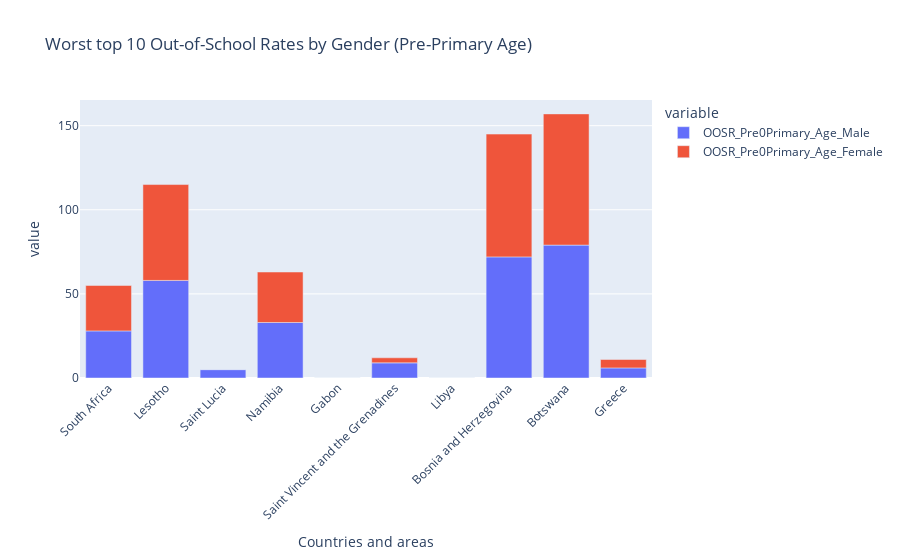

Write notebook code for a chart like this one.
### Code cell
#top 10 out of school rates by countries with the worst unemplyment rates

fig = px.bar(df.sort_values(by='Unemployment_Rate',ascending=False).head(10), x='Countries and areas', y=['OOSR_Pre0Primary_Age_Male', 'OOSR_Pre0Primary_Age_Female'],
             title=' Worst top 10 Out-of-School Rates by Gender (Pre-Primary Age)')
fig.update_layout(xaxis_tickangle=-45)
fig.show()

### Figure 1 — Plotly figure (JSON) as saved in the notebook; plotly's stock layout.template omitted (floating-point values rounded to 4 significant figures)
{"data": [{"alignmentgroup": "True", "hovertemplate": "variable=OOSR_Pre0Primary_Age_Male<br>Countries and areas=%{x}<br>value=%{y}<extra></extra>", "legendgroup": "OOSR_Pre0Primary_Age_Male", "marker": {"color": "#636efa", "pattern": {"shape": ""}}, "name": "OOSR_Pre0Primary_Age_Male", "offsetgroup": "OOSR_Pre0Primary_Age_Male", "orientation": "v", "showlegend": true, "textposition": "auto", "type": "bar", "x": ["South Africa", "Lesotho", "Saint Lucia", "Namibia", "Gabon", "Saint Vincent and the Grenadines", "Libya", "Bosnia and Herzegovina", "Botswana", "Greece"], "xaxis": "x", "y": [28, 58, 5, 33, 0, 9, 0, 72, 79, 6], "yaxis": "y"}, {"alignmentgroup": "True", "hovertemplate": "variable=OOSR_Pre0Primary_Age_Female<br>Countries and areas=%{x}<br>value=%{y}<extra></extra>", "legendgroup": "OOSR_Pre0Primary_Age_Female", "marker": {"color": "#EF553B", "pattern": {"shape": ""}}, "name": "OOSR_Pre0Primary_Age_Female", "offsetgroup": "OOSR_Pre0Primary_Age_Female", "orientation": "v", "showlegend": true, "textposition": "auto", "type": "bar", "x": ["South Africa", "Lesotho", "Saint Lucia", "Namibia", "Gabon", "Saint Vincent and the Grenadines", "Libya", "Bosnia and Herzegovina", "Botswana", "Greece"], "xaxis": "x", "y": [27, 57, 0, 30, 0, 3, 0, 73, 78, 5], "yaxis": "y"}], "layout": {"barmode": "relative", "legend": {"title": {"text": "variable"}, "tracegroupgap": 0}, "title": {"text": " Worst top 10 Out-of-School Rates by Gender (Pre-Primary Age)"}, "xaxis": {"anchor": "y", "domain": [0, 1], "tickangle": -45, "title": {"text": "Countries and areas"}}, "yaxis": {"anchor": "x", "domain": [0, 1], "title": {"text": "value"}}}}
